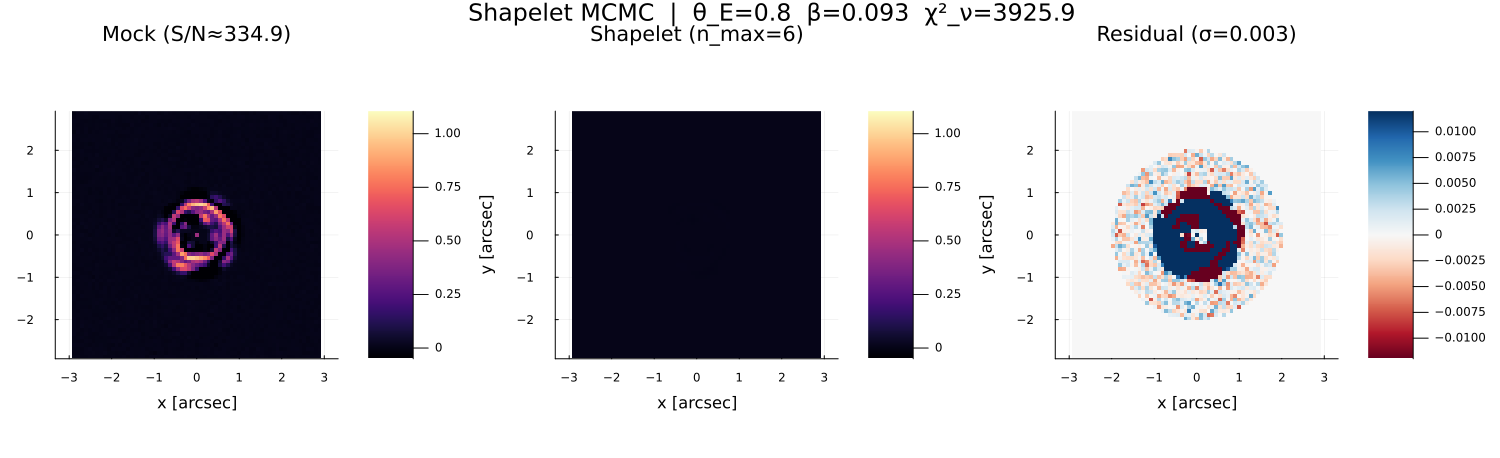

Source code (Julia):
#!/usr/bin/env julia --project=.
# ═══════════════════════════════════════════════════════════════
#  demo_shapelet_mcmc.jl
#
#  End-to-end MCMC: SIS lens + shapelet source reconstruction.
#
#  Demonstrates:
#    - Mock data generation (shapelet-generated truth)
#    - build_design / solve_coeffs inside MCMC logp
#    - lens_mh_multistart chain + diagnostics
#    - Posterior and residual visualisation
# ═══════════════════════════════════════════════════════════════

using Jens, Cosmology, Statistics, LinearAlgebra, Random, Printf, Plots
using Jens.LensShapelet: ShapeletBasis, n_basis, build_design,
    solve_coeffs, shapelet_model, build_reg_matrix
using Jens.LensMH: lens_mh_multistart, lens_mh, chain, chain_stats

Random.seed!(42)

# ═══════════════════════════════════════════════════════════════
#  1.  Truth model — SIS + shapelet source
#     Using shapelet-generated truth so the model is well-specified.
#     (Previous GaussianSphere truth was a model mismatch — shapelets
#      can't represent a Sersic cusp → χ² ~ 10⁶ → MCMC froze.)
# ═══════════════════════════════════════════════════════════════
println("=== Generating mock data (shapelet truth) ===\n")

cosmo = Cosmology.FlatLCDM(0.7, 0.3, 0.0, 0.0)
grid  = Jens.LensGenerator.GenGrid(pix_n=64)   # 64² = 4096 pix; masked ~1000

# Truth parameters
THETA_E_TRUE = 0.8
BETA_TRUE    = 0.10
SRC_X_TRUE   = 0.03
SRC_Y_TRUE   = 0.02
NMAX_TRUE    = 6                                # 28 basis functions
SIGMA_NOISE  = 0.003

n_basis_true = (NMAX_TRUE + 1) * (NMAX_TRUE + 2) ÷ 2

# Build truth lens + design matrix
lens_truth = Jens.LensBase.SingleModel(
    Jens.LensModel.SIS.SIS;
    theta_E=THETA_E_TRUE, xcentre=0.0, ycentre=0.0)

# Dummy source (unused for rendering — we render via shapelet coefficients)
sys_truth = Jens.LensSystem.ForwardModel(;
    lens_plane   = Jens.LensGenerator.LensedPlane(
        lens_truth; z_lens=0.3, cosmology=cosmo),
    source_plane = Jens.LightModel.ExtendedSource(
        Jens.LightModel.GaussianLight.GaussianSphere;
        amp=1.0, sigma=0.01),
    grid         = grid,
    z_source     = 1.5,
)

mask = Jens.LensMask.circular_mask(grid, 2.0)
mask_idx = findall(vec(mask))
n_pix = length(mask_idx)

basis_true = ShapeletBasis(NMAX_TRUE, BETA_TRUE)

# Placeholder data (needed for build_design API — gets overwritten)
tmp_data = zeros(size(grid.xg))

A_masked_true, A_conv_true, _ = build_design(
    sys_truth, basis_true, tmp_data, mask;
    xc_src=SRC_X_TRUE, yc_src=SRC_Y_TRUE)

# Generate random shapelet coefficients (sparse-ish)
c_truth = randn(n_basis_true) .* 0.3
c_truth[1] = 1.0                                  # DC component
# Set a few low-order modes
c_truth[2] = 0.3                                  # n1=1,n2=0 → dipole x
c_truth[3] = -0.2                                 # n1=0,n2=1 → dipole y

# Render truth image
data_true = reshape(A_conv_true * c_truth, size(grid.xg))
data_true_max = maximum(abs, data_true)
data_true ./= data_true_max                        # normalise to ~1

# Re-render with normalised coefficients
c_truth ./= data_true_max
data_true = reshape(A_conv_true * c_truth, size(grid.xg))

# Add noise
data = data_true .+ SIGMA_NOISE .* randn(size(data_true))
snr = maximum(data[mask]) / SIGMA_NOISE

println("  θ_E truth  = $THETA_E_TRUE")
println("  β truth    = $BETA_TRUE")
println("  src centre = ($SRC_X_TRUE, $SRC_Y_TRUE)")
println("  noise σ    = $SIGMA_NOISE")
println("  peak S/N   = $(round(snr, digits=1))")
println("  masked pix = $n_pix")
println("  n_basis    = $n_basis_true")
println()

# ═══════════════════════════════════════════════════════════════
#  2.  MCMC setup
# ═══════════════════════════════════════════════════════════════

# For the MCMC fit we use the SAME n_max as truth so the model is
# perfectly specified.  The MCMC samples only 4 parameters:
#   [theta_E, beta, xc_src, yc_src]

SHAPELET_NMAX_MCMC = NMAX_TRUE    # must = truth for well-specified model
N_MCMC = (SHAPELET_NMAX_MCMC + 1) * (SHAPELET_NMAX_MCMC + 2) ÷ 2

println("=== MCMC setup ===")
println("  MCMC n_max  = $SHAPELET_NMAX_MCMC ($N_MCMC coefficients)")
println("  Design size = $n_pix × $N_MCMC")
println()

# ═══════════════════════════════════════════════════════════════
#  3.  Log-probability function
# ═══════════════════════════════════════════════════════════════

"""
    safe_shapelet_logp(params)

MCMC samples: params = [theta_E, beta, xc_src, yc_src]

1. Build ForwardModel with current lens params
2. Compute design matrix A via build_design
3. Solve linear system c = (AᵀA + λI)⁻¹ Aᵀd
4. Return log-prob = -χ²/2

Uses invokelatest to avoid Julia 1.12 world-age issues with
dynamically-compiled closures.
"""
function safe_shapelet_logp(params)
    return Base.invokelatest(params) do p
        theta_E = p[1]
        beta    = p[2]
        xc_src  = p[3]
        yc_src  = p[4]

        # Hard bounds (prior)
        if theta_E < 0.1 || theta_E > 2.5 ||
           beta < 0.01 || beta > 0.50 ||
           abs(xc_src) > 0.3 || abs(yc_src) > 0.3
            return -Inf
        end

        lens = Jens.LensBase.SingleModel(
            Jens.LensModel.SIS.SIS;
            theta_E=theta_E, xcentre=0.0, ycentre=0.0)

        sys = Jens.LensSystem.ForwardModel(;
            lens_plane   = Jens.LensGenerator.LensedPlane(
                lens; z_lens=0.3, cosmology=cosmo),
            source_plane = Jens.LightModel.ExtendedSource(
                Jens.LightModel.GaussianLight.GaussianSphere;
                amp=1.0, sigma=0.01),
            grid         = grid,
            z_source     = 1.5,
        )

        b = ShapeletBasis(SHAPELET_NMAX_MCMC, beta)

        # build_design needs data for mask handling (not used otherwise)
        A_masked, _, _ = build_design(sys, b, data, mask;
                                       xc_src=xc_src, yc_src=yc_src)

        _, chi2 = solve_coeffs(A_masked, data, mask_idx, SIGMA_NOISE;
                                lambda=0.01)

        return -chi2 / 2
    end
end

# ═══════════════════════════════════════════════════════════════
#  4.  Run MCMC
# ═══════════════════════════════════════════════════════════════
println("=== Running MCMC ===\n")

lower = [0.3,   0.03,    -0.15,  -0.15]
upper = [2.0,   0.30,     0.15,   0.15]
#         θ_E    β       xc_src   yc_src

n_params = length(lower)

# Multi-start with generous warmup to find the posterior and adapt steps
result = lens_mh_multistart(safe_shapelet_logp, lower, upper;
                             n_starts=24, n_warmup=1500, n=2000, seed=42)

samples = chain(result; burn=500)
means, stds = chain_stats(result; burn=500)

acc_rate = result.accepted / 2000 * 100
println("  Acceptance rate: $(round(acc_rate, digits=1))%")
println()

println("─── MCMC Results ───")
labels = ["θ_E", "β", "xc_src", "yc_src"]
truths = [THETA_E_TRUE, BETA_TRUE, SRC_X_TRUE, SRC_Y_TRUE]
println(rpad("  Parameter", 12), rpad("Truth", 10), rpad("Posterior", 24), "Δ")
for i in 1:n_params
    delta = means[i] - truths[i]
    sigma_delta = delta / stds[i]
    println(@sprintf("  %-10s  %6.3f   %6.3f ± %6.3f   %+.3f  (%+.1fσ)",
                     labels[i], truths[i], means[i], stds[i], delta, sigma_delta))
end

# ═══════════════════════════════════════════════════════════════
#  5.  Reconstruct best-fit model
# ═══════════════════════════════════════════════════════════════
println("\n=== Reconstructing best-fit model ===\n")

best_theta_E = means[1]
best_beta    = means[2]
best_xc      = means[3]
best_yc      = means[4]

lens_best = Jens.LensBase.SingleModel(
    Jens.LensModel.SIS.SIS;
    theta_E=best_theta_E, xcentre=0.0, ycentre=0.0)

sys_best = Jens.LensSystem.ForwardModel(;
    lens_plane   = Jens.LensGenerator.LensedPlane(
        lens_best; z_lens=0.3, cosmology=cosmo),
    source_plane = Jens.LightModel.ExtendedSource(
        Jens.LightModel.GaussianLight.GaussianSphere;
        amp=1.0, sigma=0.01),
    grid         = grid,
    z_source     = 1.5,
)

basis_best = ShapeletBasis(SHAPELET_NMAX_MCMC, best_beta)
A_masked_best, A_conv_best, _ = build_design(
    sys_best, basis_best, data, mask;
    xc_src=best_xc, yc_src=best_yc)
c_best, chi2_best = solve_coeffs(A_masked_best, data, mask_idx, SIGMA_NOISE;
                                  lambda=0.01)
model_best = shapelet_model(A_conv_best, c_best, size(grid.xg, 1), size(grid.xg, 2))

residual = (data .- model_best) .* mask
chi2_red = chi2_best / (n_pix - N_MCMC)
max_res = maximum(abs, residual[mask])

println("  reduced χ² = ", round(chi2_red, digits=3))
println("  max residual = ", round(max_res, digits=5),
        "  ($(round(max_res/SIGMA_NOISE, digits=1))σ)")
println()

# ═══════════════════════════════════════════════════════════════
#  6.  Plot
# ═══════════════════════════════════════════════════════════════
println("=== Plotting ===\n")

xvec = grid.xg[:, 1]
yvec = grid.yg[1, :]
clim_data = (-0.05, maximum(data[mask]) * 1.1)

p1 = heatmap(xvec, yvec, data';
    aspect_ratio=:equal, title="Mock (S/N≈$(round(snr,digits=1)))",
    c=:magma, xlabel="x [arcsec]", ylabel="y [arcsec]",
    clim=clim_data, colorbar=true)

p2 = heatmap(xvec, yvec, model_best';
    aspect_ratio=:equal, title="Shapelet (n_max=$NMAX_TRUE)",
    c=:magma, xlabel="x [arcsec]", ylabel="y [arcsec]",
    clim=clim_data, colorbar=true)

p3 = heatmap(xvec, yvec, residual';
    aspect_ratio=:equal, title="Residual (σ=$SIGMA_NOISE)",
    c=:RdBu, xlabel="x [arcsec]", ylabel="y [arcsec]",
    clim=(-4*SIGMA_NOISE, 4*SIGMA_NOISE), colorbar=true)

fig = plot(p1, p2, p3; layout=(1, 3), size=(1500, 460),
    plot_title="Shapelet MCMC  |  " *
    "θ_E=$(round(best_theta_E,digits=3))  " *
    "β=$(round(best_beta,digits=3))  " *
    "χ²_ν=$(round(chi2_red,digits=2))")

outpath = joinpath(@__DIR__, "demo_shapelet_mcmc.png")
savefig(fig, outpath)
println("Saved → $outpath")
println("Done.")
